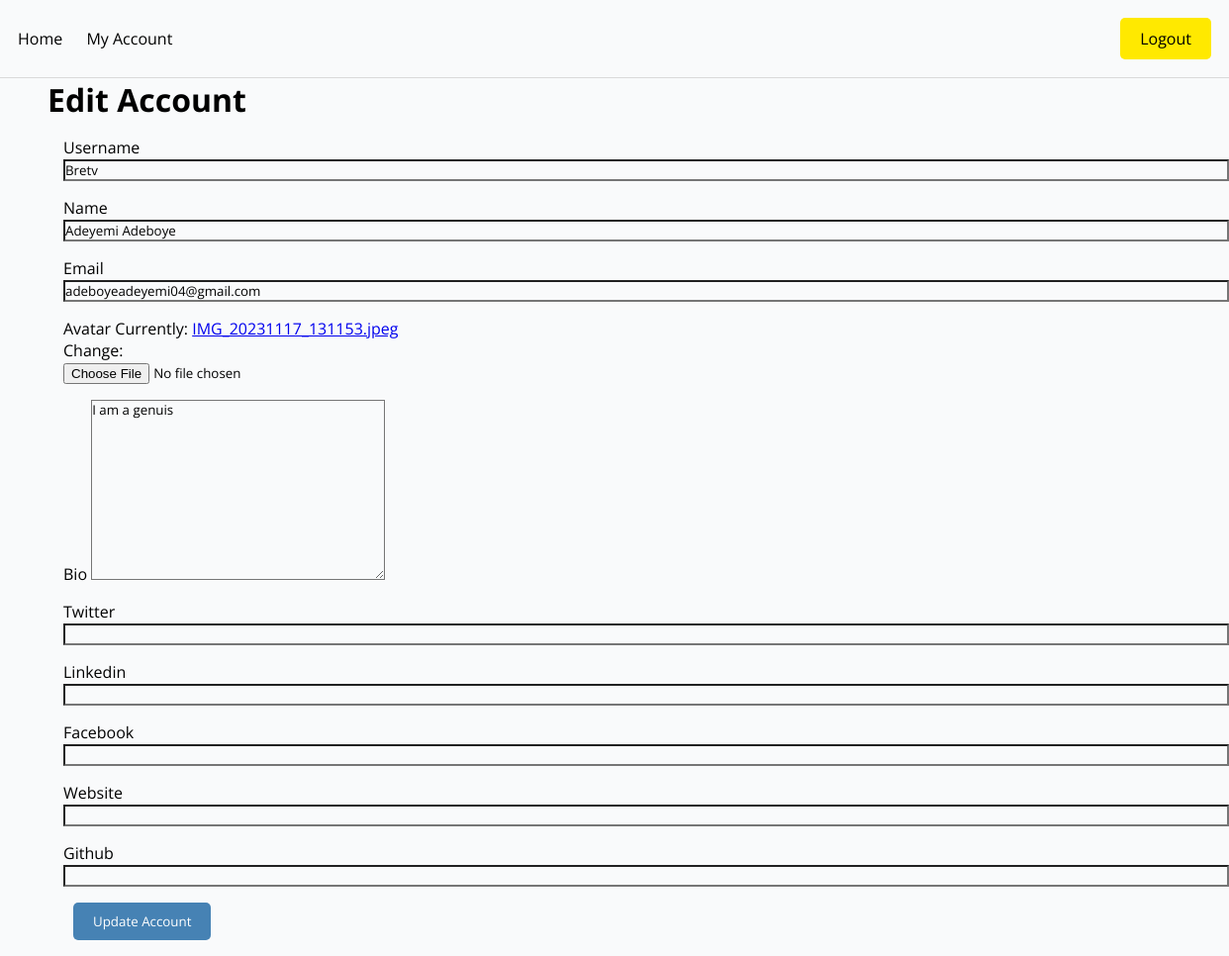
The app's page /edit-account/ (signed in) with its own data.
### base/models.py (models this page shows)
class User(AbstractUser):
    name = models.CharField(max_length=100, null=True)
    email = models.EmailField(unique=True, null=True)
    bio = models.TextField(null=True, blank=True)
    hackathon_participants = models.BooleanField(default=True, null=True)
    id = models.UUIDField(default=uuid.uuid4, unique=True, primary_key=True, editable=False)
    avatar = ResizedImageField(size=[300, 300], crop=['middle', 'center'], default='avatar.jpg')
    USERNAME_FIELD = 'email'
    REQUIRED_FIELDS = ['username']
    twitter = models.URLField(max_length=500, null=True, blank=True)
    linkedin = models.URLField(max_length=500, null=True, blank=True)
    facebook = models.URLField(max_length=500, null=True, blank=True)
    website = models.URLField(max_length=500, null=True, blank=True)
    github = models.URLField(max_length=500, null=True, blank=True)

### base/views.py (the view)
# urls.py: path('edit-account/', views.edit_account, name="edit_account"),
@login_required(login_url="login")
def edit_account(request):
    form = UserForm(instance=request.user)
    if request.method == 'POST':
      form = UserForm(request.POST, request.FILES, instance=request.user)
    if form.is_valid():
            form.save()
            return redirect ('account')
    context = {'form':form}
    return render(request,'user_edit.html', context)

### base/forms.py
class UserForm(ModelForm):
    class Meta:
        model = User
        fields = ['username', 'name','email', 'avatar', 'bio', 'twitter','linkedin', 'facebook', 'website', 'github']

### templates/user_edit.html (shortened to what this page needs)
{% extends 'main.html' %}
{% block content %}
<h1>Edit Account</h1>
<div class="section">
    <form method="POST" enctype="multipart/form-data">
       {% for field in form %}
       <div class="form--field--wrapper">
       <label>{{field.label}}</label>
       {{field}}
       </div>
       {% endfor %}
       <div class="form--field--wrapper">
        <input type="submit" class="btn btn--primary" value="Update Account">
       </div>
    </form>
</div>
{% endblock content %}

### static/css/main.css (style rules this page uses)
* { box-sizing: border-box; margin: 0; padding: 0; font-family: 'Open Sans'; background-color: rgb(249, 250, 251); }
.section { margin: 1em 0; }
.btn { padding: 10px 20px; border-radius: 5px; text-decoration: none; background-color: gray; color: black; display: block; width: fit-content; margin: 10px; border:none }
.btn--primary { background-color: steelblue; color: white; }
.form--field--wrapper { margin: 1em; margin-bottom: 1em; }
input { width: 100%; }

### records on screen
User: form "Bretv" "Adeyemi Adeboye" "adeboyeadeyemi04@gmail.com" "I am a genuis"

### other values on screen
{{ field.label }} "Username" "Name" "Email" "Avatar" "Bio" "Twitter" "Linkedin" "Facebook" "Website" "Github"
